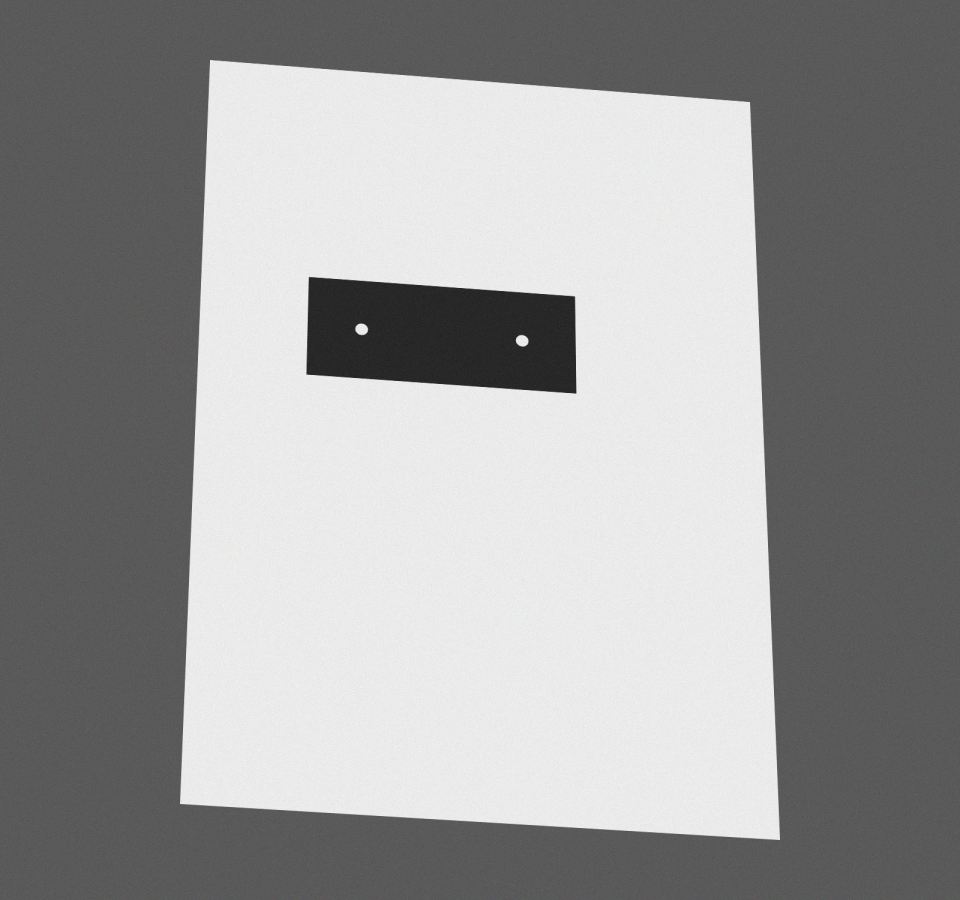
#> input picture examples/bracket_photo.png, 960 x 900 px
$ python -i scan.py   (imports and definitions only)
#> lines starting #> are read from the running program, lines starting #| are printed output that depends on the picture; after the words box and inside, x2 and y2 are one past the last pixel; in counts of white or black regions, pixels touching at a corner belong together
### forge/spec.py
"""Pure-Python description of a flat part (no OpenCV / CadQuery needed).

All lengths are millimetres. The outline is a counter-clockwise polygon in a
y-up coordinate system whose bounding box starts at (0, 0).
"""
from __future__ import annotations

import json
import math
from dataclasses import dataclass, field
from pathlib import Path

Point = tuple[float, float]


def polygon_area(points: list[Point] | tuple[Point, ...]) -> float:
    """Signed area (shoelace). Positive for counter-clockwise polygons."""
    total = 0.0
    n = len(points)
    for i in range(n):
        x1, y1 = points[i]
        x2, y2 = points[(i + 1) % n]
        total += x1 * y2 - x2 * y1
    return total / 2.0


# [23 lines left out: functions point_in_polygon, distance_to_segment, not called in this run]


def distance_to_polygon_edge(px: float, py: float, polygon: list[Point]) -> float:
    n = len(polygon)
    return min(distance_to_segment(px, py, polygon[i], polygon[(i + 1) % n]) for i in range(n))


@dataclass(frozen=True)
class Hole:
    """A circular hole, or a non-circular one described by a polygon.

    For polygon holes, (x, y) is the centroid and `diameter` the equivalent
    circle diameter (used for clearance checks and fastener matching).
    """

    x: float
    y: float
    diameter: float
    polygon: tuple[Point, ...] = ()

    @property
    def radius(self) -> float:
        return self.diameter / 2.0

    @property
    def is_circular(self) -> bool:
        return not self.polygon

    # [5 lines left out: function area, not called in this run]


@dataclass
class PartSpec:
    outline: list[Point]
    holes: list[Hole] = field(default_factory=list)
    thickness: float = 5.0
    name: str = "part"

    def copy(self) -> "PartSpec":
        # Hole and tuples are immutable, so a shallow list copy is a true copy.
        return PartSpec(list(self.outline), list(self.holes), self.thickness, self.name)

    # [58 lines left out: functions bbox, width, height, plan_area, volume, to_dict and 1 more, not called in this run]

    def save(self, path: str | Path) -> None:
        with open(path, "w", encoding="utf-8") as handle:
            json.dump(self.to_dict(), handle, indent=2)

    # [4 lines left out: function load, not called in this run]

### forge/scan.py
"""Photo of a flat part on A4 paper -> PartSpec in millimetres.

Pipeline: find the A4 sheet -> perspective-correct to a top-down view with a
known scale -> segment the part -> extract outline and holes.

Photo requirements: part lying flat on a plain A4 sheet, sheet fully visible
on a surface that contrasts with the paper, diffuse light, camera roughly above.
"""
from __future__ import annotations

import math
from pathlib import Path

import cv2
import numpy as np

from .spec import Hole, PartSpec, Point, polygon_area

A4_SHORT_MM = 210.0
A4_LONG_MM = 297.0
PX_PER_MM = 5.0              # resolution of the rectified image (0.2 mm per pixel)
MAX_PHOTO_SIDE = 2400        # photos larger than this are downscaled
PAPER_MARGIN_MM = 8.0        # ignore the sheet edge (shadows, curl)
MIN_CONTRAST = 20            # part must differ from paper by at least this (0-255)
MIN_PART_AREA_MM2 = 100.0
MIN_HOLE_DIAMETER_MM = 1.5
OUTLINE_TOLERANCE_MM = 0.25  # polygon simplification tolerance
CIRCULARITY_LIMIT = 0.88     # 1.0 is a perfect circle
ASPECT_TOLERANCE = 0.2       # allowed deviation of sheet aspect from A4
MIN_EDGE_MM = 1.0            # shorter edges are pixel-rounding artefacts at corners


class ScanError(Exception):
    """Raised when the photo cannot be turned into a part."""


def order_corners(points: np.ndarray) -> np.ndarray:
    """Return corners as top-left, top-right, bottom-right, bottom-left."""
    sums = points.sum(axis=1)
    diffs = np.diff(points, axis=1).ravel()   # y - x
    return np.array([points[np.argmin(sums)], points[np.argmin(diffs)],
                     points[np.argmax(sums)], points[np.argmax(diffs)]], dtype=np.float32)


def find_paper_corners(image: np.ndarray) -> np.ndarray:
    gray = cv2.GaussianBlur(cv2.cvtColor(image, cv2.COLOR_BGR2GRAY), (7, 7), 0)
    _, mask = cv2.threshold(gray, 0, 255, cv2.THRESH_BINARY + cv2.THRESH_OTSU)
    kernel = cv2.getStructuringElement(cv2.MORPH_ELLIPSE, (15, 15))
    mask = cv2.morphologyEx(mask, cv2.MORPH_CLOSE, kernel)
    contours, _ = cv2.findContours(mask, cv2.RETR_EXTERNAL, cv2.CHAIN_APPROX_SIMPLE)
    if not contours:
        raise ScanError("No bright sheet of paper found in the photo.")
    contour = max(contours, key=cv2.contourArea)
    if cv2.contourArea(contour) < 0.15 * image.shape[0] * image.shape[1]:
        raise ScanError("The A4 sheet is too small in the photo; move the camera closer.")
    hull = cv2.convexHull(contour)
    perimeter = cv2.arcLength(hull, True)
    for epsilon in np.linspace(0.01, 0.08, 15):
        approx = cv2.approxPolyDP(hull, epsilon * perimeter, True)
        if len(approx) == 4:
            return order_corners(approx.reshape(4, 2).astype(np.float32))
    raise ScanError("Could not find four clean corners of the paper. "
                    "Make sure the whole sheet is visible on a contrasting surface.")


def rectify_paper(image: np.ndarray, corners: np.ndarray) -> np.ndarray:
    tl, tr, br, bl = corners
    width_px = (np.linalg.norm(tr - tl) + np.linalg.norm(br - bl)) / 2.0
    height_px = (np.linalg.norm(bl - tl) + np.linalg.norm(br - tr)) / 2.0
    landscape = width_px > height_px
    ratio = max(width_px, height_px) / min(width_px, height_px)
    if abs(ratio - A4_LONG_MM / A4_SHORT_MM) > ASPECT_TOLERANCE:
        raise ScanError(f"The detected sheet has aspect ratio {ratio:.2f}, not A4 (1.41). "
                        "Use A4 paper and shoot closer to straight down.")
    w_mm, h_mm = (A4_LONG_MM, A4_SHORT_MM) if landscape else (A4_SHORT_MM, A4_LONG_MM)
    w, h = round(w_mm * PX_PER_MM), round(h_mm * PX_PER_MM)
    target = np.array([[0, 0], [w - 1, 0], [w - 1, h - 1], [0, h - 1]], dtype=np.float32)
    matrix = cv2.getPerspectiveTransform(corners, target)
    return cv2.warpPerspective(image, matrix, (w, h), flags=cv2.INTER_CUBIC)


def segment_part(rectified: np.ndarray) -> np.ndarray:
    """Binary mask (255 = part). Uses difference from the paper colour so both
    dark and light parts work, as long as they differ from the paper."""
    gray = cv2.GaussianBlur(cv2.cvtColor(rectified, cv2.COLOR_BGR2GRAY), (5, 5), 0)
    margin = round(PAPER_MARGIN_MM * PX_PER_MM)
    ring = np.zeros(gray.shape, dtype=bool)
    ring[:margin, :] = ring[-margin:, :] = True
    ring[:, :margin] = ring[:, -margin:] = True
    paper_level = float(np.median(gray[ring]))
    diff = np.abs(gray.astype(np.int16) - paper_level).astype(np.uint8)
    threshold, mask = cv2.threshold(diff, 0, 255, cv2.THRESH_BINARY + cv2.THRESH_OTSU)
    if threshold < MIN_CONTRAST:
        raise ScanError("The part does not contrast enough with the paper. "
                        "Use a darker background paper or a different part colour.")
    mask[ring] = 0
    kernel = np.ones((3, 3), np.uint8)
    mask = cv2.morphologyEx(mask, cv2.MORPH_OPEN, kernel)
    return cv2.morphologyEx(mask, cv2.MORPH_CLOSE, kernel)


def _offset_polygon(points: list[Point], delta: float) -> list[Point]:
    """Offset a counter-clockwise polygon outward by delta (mitre joins)."""
    n = len(points)
    if n < 3 or delta == 0.0:
        return points
    normals = []
    for i in range(n):
        x1, y1 = points[i]
        x2, y2 = points[(i + 1) % n]
        dx, dy = x2 - x1, y2 - y1
        length = math.hypot(dx, dy) or 1.0
        normals.append((dy / length, -dx / length))   # outward for CCW
    result = []
    for i in range(n):
        n1, n2 = normals[i - 1], normals[i]
        mx, my = n1[0] + n2[0], n1[1] + n2[1]
        mlen = math.hypot(mx, my)
        if mlen < 1e-9:
            result.append(points[i])
            continue
        mx, my = mx / mlen, my / mlen
        cos_half = max(mx * n2[0] + my * n2[1], 0.5)   # cap mitre length
        result.append((points[i][0] + mx * delta / cos_half, points[i][1] + my * delta / cos_half))
    return result


def _line_intersection(p1: Point, p2: Point, p3: Point, p4: Point) -> Point | None:
    """Intersection of the infinite lines p1-p2 and p3-p4, or None if parallel."""
    d = (p1[0] - p2[0]) * (p3[1] - p4[1]) - (p1[1] - p2[1]) * (p3[0] - p4[0])
    if abs(d) < 1e-9:
        return None
    a = p1[0] * p2[1] - p1[1] * p2[0]
    b = p3[0] * p4[1] - p3[1] * p4[0]
    return ((a * (p3[0] - p4[0]) - (p1[0] - p2[0]) * b) / d,
            (a * (p3[1] - p4[1]) - (p1[1] - p2[1]) * b) / d)


def _remove_short_edges(points: list[Point]) -> list[Point]:
    """Replace tiny corner chamfers by the sharp corner formed by the neighbouring edges."""
    pts = list(points)
    changed = True
    while changed and len(pts) > 3:
        changed = False
        for i in range(len(pts)):
            a, b = pts[i], pts[(i + 1) % len(pts)]
            if math.dist(a, b) >= MIN_EDGE_MM:
                continue
            rotated = pts[i:] + pts[:i]
            corner = _line_intersection(rotated[-1], rotated[0], rotated[1], rotated[2 % len(rotated)])
            if corner is None or math.dist(corner, a) > 3 * MIN_EDGE_MM:
                corner = ((a[0] + b[0]) / 2.0, (a[1] + b[1]) / 2.0)
            pts = [corner] + rotated[2:]
            changed = True
            break
    return pts


def _to_mm(contour: np.ndarray, image_height_px: int) -> list[Point]:
    """Simplify a pixel contour and convert to a CCW y-up polygon in mm."""
    approx = cv2.approxPolyDP(contour, OUTLINE_TOLERANCE_MM * PX_PER_MM, True).reshape(-1, 2)
    points = [(float(x) / PX_PER_MM, (image_height_px - float(y)) / PX_PER_MM) for x, y in approx]
    if polygon_area(points) < 0:
        points.reverse()
    return _remove_short_edges(points)


def extract_part(mask: np.ndarray, thickness: float, name: str) -> PartSpec:
    contours, hierarchy = cv2.findContours(mask, cv2.RETR_CCOMP, cv2.CHAIN_APPROX_NONE)
    if hierarchy is None or len(contours) == 0:
        raise ScanError("No part found on the paper.")
    hierarchy = hierarchy[0]                      # rows: next, previous, child, parent
    top_level = [i for i in range(len(contours)) if hierarchy[i][3] == -1]
    outer_index = max(top_level, key=lambda i: cv2.contourArea(contours[i]))
    if cv2.contourArea(contours[outer_index]) < MIN_PART_AREA_MM2 * PX_PER_MM ** 2:
        raise ScanError("The detected part is too small; check lighting and framing.")

    height_px = mask.shape[0]
    half_pixel = 0.5 / PX_PER_MM   # contours run through edge-pixel centres, true edge is half a pixel out
    outline = _offset_polygon(_to_mm(contours[outer_index], height_px), half_pixel)
    min_x = min(p[0] for p in outline)
    min_y = min(p[1] for p in outline)
    outline = [(x - min_x, y - min_y) for x, y in outline]

    holes: list[Hole] = []
    for i in range(len(contours)):
        if hierarchy[i][3] != outer_index:
            continue
        contour = contours[i]
        area_px = cv2.contourArea(contour)
        perimeter_px = cv2.arcLength(contour, True)
        if area_px <= 0 or perimeter_px <= 0:
            continue
        diameter = 2.0 * math.sqrt(area_px / math.pi) / PX_PER_MM + 2.0 * half_pixel
        if diameter < MIN_HOLE_DIAMETER_MM:
            continue
        moments = cv2.moments(contour)
        cx = moments["m10"] / moments["m00"] / PX_PER_MM - min_x
        cy = (height_px - moments["m01"] / moments["m00"]) / PX_PER_MM - min_y
        circularity = 4.0 * math.pi * area_px / perimeter_px ** 2
        if circularity >= CIRCULARITY_LIMIT:
            holes.append(Hole(round(cx, 3), round(cy, 3), round(diameter, 3)))
        else:
            poly = _offset_polygon(_to_mm(contour, height_px), half_pixel)
            poly = [(x - min_x, y - min_y) for x, y in poly]
            holes.append(Hole(round(cx, 3), round(cy, 3), round(diameter, 3), tuple(poly)))
    holes.sort(key=lambda h: (round(h.y), h.x))
    return PartSpec(outline, holes, thickness, name)


def scan_part(image_path: str | Path, thickness: float = 5.0, name: str | None = None) -> PartSpec:
#> called with image_path = '../examples/bracket_photo.png', thickness = 5
    path = Path(image_path)
    image = cv2.imread(str(path))
#> image is the input picture: shape (900, 960, 3); mean B, G, R 154.5, 154.5, 154.5
    if image is None:
        raise ScanError(f"Cannot read image: {path}")
    longest = max(image.shape[:2])
#> longest = 960
    if longest > MAX_PHOTO_SIDE:
        scale = MAX_PHOTO_SIDE / longest
        image = cv2.resize(image, None, fx=scale, fy=scale, interpolation=cv2.INTER_AREA)
    corners = find_paper_corners(image)
#> in find_paper_corners, `_, mask = cv2.threshold(gray, 0, 255, cv2.THRESH_BINARY + cv2.THRESH_O..`:
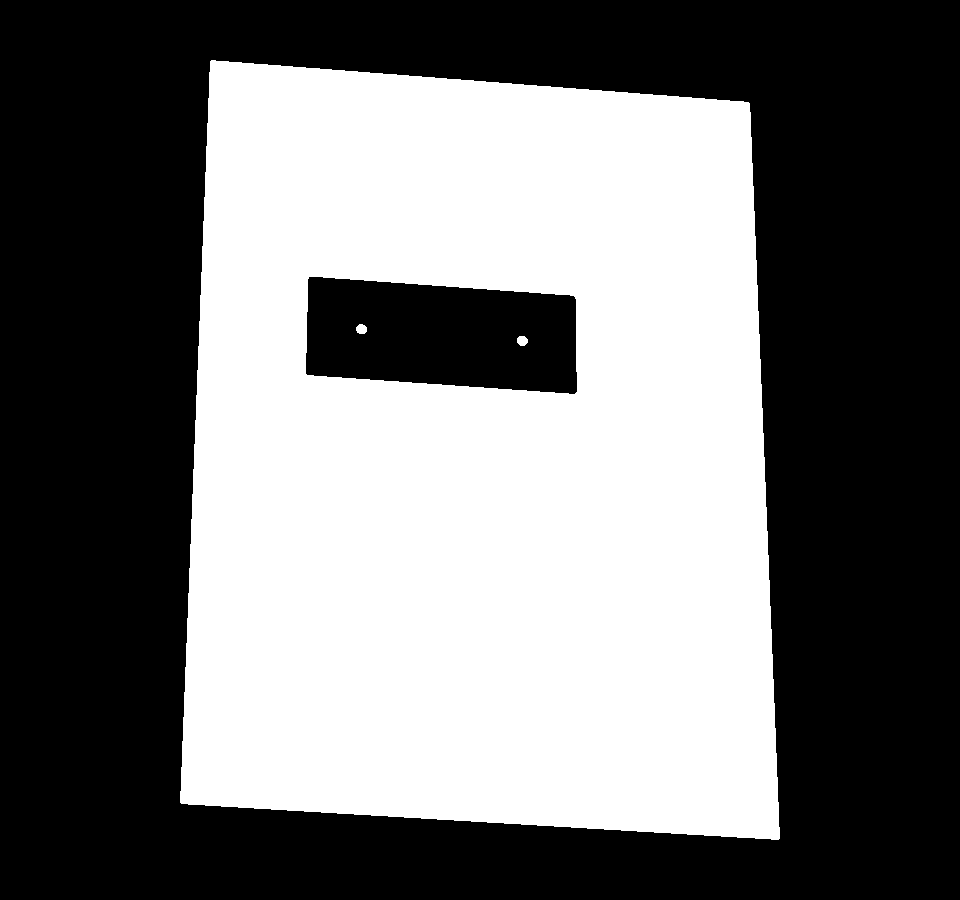
#> mask: shape (900, 960); 45.9% white; 3 white regions, box (x1, y1, x2, y2) and area: (180, 60, 780, 840) 395980, (356, 324, 367, 334) 89, (517, 336, 528, 346) 89
#> in find_paper_corners, `mask = cv2.morphologyEx(mask, cv2.MORPH_CLOSE, kernel)`: mask: shape (900, 960); 45.9% white; 3 white regions
#> in find_paper_corners, `contours, _ = cv2.findContours(mask, cv2.RETR_EXTERNAL, cv2.CHAIN_APPR..`: contours = 1 contour; box (x1, y1, x2, y2) and area: (180, 60, 780, 840) 421120
#> in find_paper_corners, `contour = max(contours, key=cv2.contourArea)`: contour = contour of 284 points, box (x1, y1, x2, y2) (180, 60, 780, 840), area 421120
#> in find_paper_corners, `hull = cv2.convexHull(contour)`: hull = contour of 24 points, box (x1, y1, x2, y2) (180, 60, 780, 840), area 422428
#> in find_paper_corners, `perimeter = cv2.arcLength(hull, True)`: perimeter = 2619.7
#> the loop in find_paper_corners, `for epsilon in np.linspace(0.01, 0.08, 15):` made 1 pass
#> (approx, sums in order_corners, diffs in order_corners) on pass 1: ([[211, 60], [749, 103], [778, 839], [180, 802]], [271, 852, 1617, 982], [-151, -646, 61, 622])
#> corners = [[211, 60], [749, 103], [778, 839], [180, 802]]
    rectified = rectify_paper(image, corners)
#> in rectify_paper, `tl, tr, br, bl = corners`: tl = [211, 60]; tr = [749, 103]; br = [778, 839]; bl = [180, 802]
#> in rectify_paper, `width_px = (np.linalg.norm(tr - tl) + np.linalg.norm(br - bl)) / 2.0`: width_px = 569.4
#> in rectify_paper, `height_px = (np.linalg.norm(bl - tl) + np.linalg.norm(br - tr)) / 2.0`: height_px = 739.6
#> in rectify_paper, `landscape = width_px > height_px`: landscape = False
#> in rectify_paper, `ratio = max(width_px, height_px) / min(width_px, height_px)`: ratio = 1.3
#> in rectify_paper, `w_mm, h_mm = (A4_LONG_MM, A4_SHORT_MM) if landscape else (A4_SHORT_MM,..`: w_mm = 210; h_mm = 297
#> in rectify_paper, `w, h = round(w_mm * PX_PER_MM), round(h_mm * PX_PER_MM)`: w = 1050; h = 1485
#> in rectify_paper, `target = np.array([[0, 0], [w - 1, 0], [w - 1, h - 1], [0, h - 1]], dt..`: target = [[0, 0], [1049, 0], [1049, 1484], [0, 1484]]
#> in rectify_paper, `matrix = cv2.getPerspectiveTransform(corners, target)`: matrix = [[1.92, 0.0802, -410], [-0.177, 2.22, -95.77], [-3.63e-05, 0.00015, 1]]
#> in rectify_paper, `return cv2.warpPerspective(image, matrix, (w, h), flags=cv2.INTER_CUBIC)`:
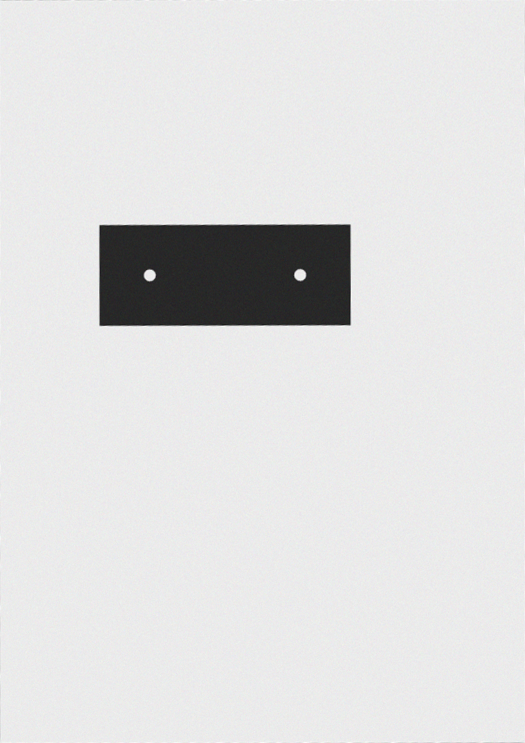
#> returned value: shape (1485, 1050, 3) (shown at 1/2 size); mean of channels 0, 1, 2 222, 222, 222; drawn as B, G, R
    mask = segment_part(rectified)
#> in segment_part, `paper_level = float(np.median(gray[ring]))`: paper_level = 235
#> in segment_part, `diff = np.abs(gray.astype(np.int16) - paper_level).astype(np.uint8)`:
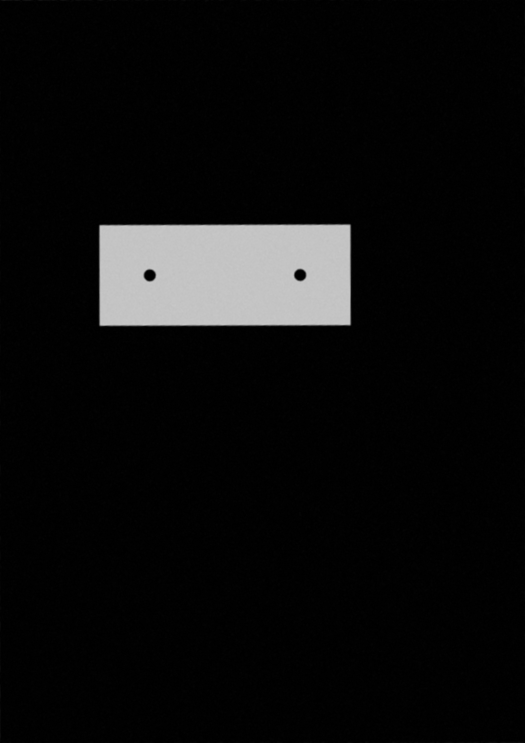
#> diff: shape (1485, 1050) (shown at 1/2 size); min 0, max 203, mean 13.4
#> in segment_part, `threshold, mask = cv2.threshold(diff, 0, 255, cv2.THRESH_BINARY + cv2...`:
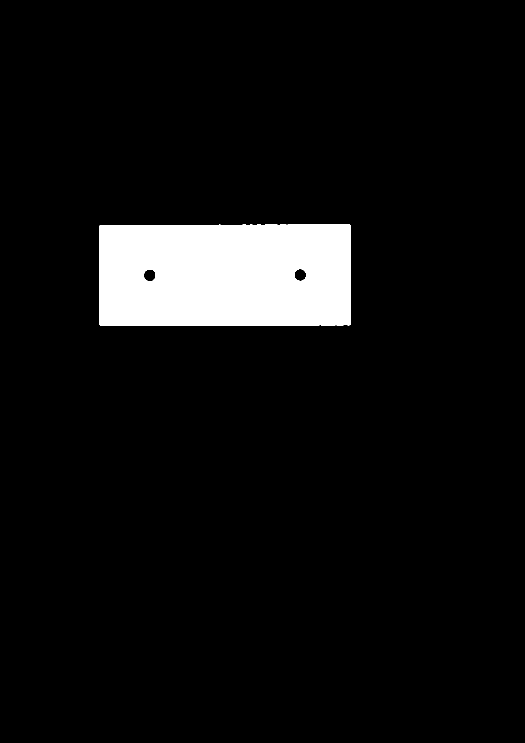
#> mask: shape (1485, 1050) (shown at 1/2 size); 6.4% white; 1 white region, box (x1, y1, x2, y2) and area: (199, 449, 701, 652) 100261
#> in segment_part, `threshold, mask = cv2.threshold(diff, 0, 255, cv2.THRESH_BINARY + cv2...`: threshold = 97
#> in segment_part, `return cv2.morphologyEx(mask, cv2.MORPH_CLOSE, kernel)`: returned value: shape (1485, 1050); 6.4% white; 1 white region
    return extract_part(mask, thickness, name or path.stem)
#> in extract_part, `contours, hierarchy = cv2.findContours(mask, cv2.RETR_CCOMP, cv2.CHAIN..`: contours = 3 contours; box (x1, y1, x2, y2) and area: (199, 449, 701, 652) 100434, (588, 537, 613, 563) 468, (287, 538, 312, 563) 466
#> in extract_part, `top_level = [i for i in range(len(contours)) if hierarchy[i][3] == -1]`: top_level = [0]
#> in extract_part, `outer_index = max(top_level, key=lambda i: cv2.contourArea(contours[i]))`: outer_index = 0
#> in _to_mm, `approx = cv2.approxPolyDP(contour, OUTLINE_TOLERANCE_MM * PX_PER_MM, T..`: approx = [[199, 451], [199, 649], [201, 651], [700, 649], [699, 449]]
#> in _to_mm, `points = [(float(x) / PX_PER_MM, (image_height_px - float(y)) / PX_PER..`: points = [(39.8, 206.8), (39.8, 167.2), (40.2, 166.8), (140, 167.2), (139.8, 207.2)]
#> in polygon_area, `n = len(points)`: n = 5
#> the loop in polygon_area, `for i in range(n):` made 5 passes
#> (x1, y1, x2, y2, total) on passes 1 to 5: (39.8, 206.8, 39.8, 167.2, -1576.1), (39.8, 167.2, 40.2, 166.8, -1658.9), (40.2, 166.8, 140, 167.2, -18289.4), (140, 167.2, 139.8, 207.2, -12656), (139.8, 207.2, 39.8, 206.8, 8008.1)
#> after the loop in polygon_area, `for i in range(n):`: total = 8008.1
#> in _remove_short_edges, `pts = list(points)`: pts has the same summary as points in _to_mm
#> the loop in _remove_short_edges, `while changed and len(pts) > 3:` made 2 passes
#> in _offset_polygon, `n = len(points)`: n = 4
#> the loop in _offset_polygon, `for i in range(n):` made 4 passes
#> (x1, y1, x2, y2, dx, dy, length) on passes 1 to 4: (39.8, 166.8, 140, 167.2, 100.2, 0.402, 100.2), (140, 167.2, 139.8, 207.2, -0.2, 40, 40), (139.8, 207.2, 39.8, 206.8, -100, -0.4, 100), (39.8, 206.8, 39.8, 166.8, -2.13e-14, -40, 40)
#> after the loop in _offset_polygon, `for i in range(n):`: normals = [(0.00401, -1), (1, 0.005), (-0.004, 1), (-1, 5.33e-16)]
#> the loop in _offset_polygon, `for i in range(n):` made 4 passes
#> (n1, n2, mx, my, mlen, cos_half) on passes 1 to 4: ((-1, 5.33e-16), (0.00401, -1), -0.706, -0.709, 1.41, 0.706), ((0.00401, -1), (1, 0.005), 0.71, -0.704, 1.41, 0.707), ((1, 0.005), (-0.004, 1), 0.704, 0.71, 1.41, 0.707), ((-0.004, 1), (-1, 5.33e-16), -0.709, 0.706, 1.42, 0.709)
#> after the loop in _offset_polygon, `for i in range(n):`: result = [(39.7, 166.7), (140.1, 167.1), (139.9, 207.3), (39.7, 206.9)]
#> in extract_part, `outline = _offset_polygon(_to_mm(contours[outer_index], height_px), ha..`: outline has the same summary as result in _offset_polygon
#> in extract_part, `min_x = min(p[0] for p in outline)`: min_x = 39.7
#> in extract_part, `min_y = min(p[1] for p in outline)`: min_y = 166.7
#> in extract_part, `outline = [(x - min_x, y - min_y) for x, y in outline]`: outline = [(0, 0), (100.4, 0.402), (100.2, 40.6), (2.13e-14, 40.2)]
#> the loop in extract_part, `for i in range(len(contours)):` made 3 passes
#> (area_px, perimeter_px, diameter, cx, cy, circularity) on passes 2 to 3: (466, 79.6, 5.07, 20.11, 20.28, 0.924), (467.5, 81.01, 5.08, 80.28, 20.4, 0.895)
#> after the loop in extract_part, `for i in range(len(contours)):`: holes = 2 items

>>> result = scan_part('../examples/bracket_photo.png')
